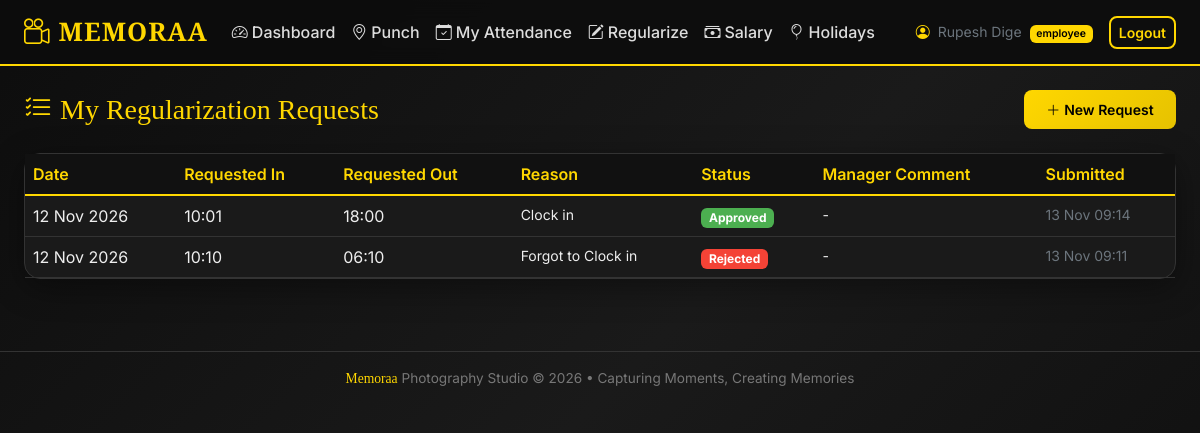
Page /my_requests (signed in) on the committed database.
### models.py (models this page shows, shortened)
class User(UserMixin, db.Model):
    __tablename__ = 'users'
    id = db.Column(db.Integer, primary_key=True)
    emp_id = db.Column(db.String(20), unique=True, nullable=False)  # e.g. EMP001 or mobile for admin
    name = db.Column(db.String(100), nullable=False)
    mobile = db.Column(db.String(15), unique=True, nullable=False)
    password_hash = db.Column(db.String(256), nullable=False)
    role = db.Column(db.String(20), nullable=False, default='employee')  # admin, manager, employee
    manager_id = db.Column(db.Integer, db.ForeignKey('users.id'), nullable=True)
    monthly_salary = db.Column(db.Float, default=0.0)  # Base monthly salary
    is_active = db.Column(db.Boolean, default=True)
    created_at = db.Column(db.DateTime, default=datetime.utcnow)
    manager = db.relationship('User', remote_side=[id], backref='team_members')
    attendances = db.relationship('Attendance', backref='employee', lazy='dynamic')
    regularization_requests = db.relationship('RegularizationRequest',
                                               foreign_keys='RegularizationRequest.user_id',
                                               backref='employee', lazy='dynamic')
    def is_admin(self):
        return self.role == 'admin'
    def is_manager(self):
        return self.role in ('admin', 'manager')

class RegularizationRequest(db.Model):
    __tablename__ = 'regularization_requests'
    id = db.Column(db.Integer, primary_key=True)
    user_id = db.Column(db.Integer, db.ForeignKey('users.id'), nullable=False)
    date = db.Column(db.Date, nullable=False)
    requested_punch_in = db.Column(db.DateTime, nullable=True)
    requested_punch_out = db.Column(db.DateTime, nullable=True)
    reason = db.Column(db.Text, nullable=False)
    status = db.Column(db.String(20), default='pending')  # pending, approved, rejected
    reviewed_by = db.Column(db.Integer, db.ForeignKey('users.id'), nullable=True)
    reviewed_at = db.Column(db.DateTime, nullable=True)
    manager_comment = db.Column(db.String(255), nullable=True)
    created_at = db.Column(db.DateTime, default=datetime.utcnow)
    reviewer = db.relationship('User', foreign_keys=[reviewed_by], backref='reviewed_requests')

### app.py (the view)
@app.route('/my_requests')
@login_required
def my_requests():
    requests = RegularizationRequest.query.filter_by(user_id=current_user.id).order_by(RegularizationRequest.created_at.desc()).all()
    return render_template('my_requests.html', requests=requests)

### app.py (called while the page is built)
@login_manager.user_loader
def load_user(user_id):
    return User.query.get(int(user_id))

### templates/my_requests.html (shortened to what this page needs)
{% extends "base.html" %}
{% block content %}
<div class="d-flex justify-content-between align-items-center mb-4">
    <h3 class="brand-font gold-text mb-0"><i class="bi bi-list-check me-2"></i>My Regularization Requests</h3>
    <a href="{{ url_for('regularize') }}" class="btn btn-gold btn-sm"><i class="bi bi-plus-lg me-1"></i>New Request</a>
</div>
<div class="card">
    <div class="card-body p-0">
        <div class="table-responsive">
            <table class="table table-hover mb-0">
                <thead>
                    <tr>
                        <th>Date</th>
                        <th>Requested In</th>
                        <th>Requested Out</th>
                        <th>Reason</th>
                        <th>Status</th>
                        <th>Manager Comment</th>
                        <th>Submitted</th>
                    </tr>
                </thead>
                <tbody>
                    {% for r in requests %}
                    <tr>
                        <td>{{ r.date.strftime('%d %b %Y') }}</td>
                        <td>{{ r.requested_punch_in.strftime('%H:%M') if r.requested_punch_in else '-' }}</td>
                        <td>{{ r.requested_punch_out.strftime('%H:%M') if r.requested_punch_out else '-' }}</td>
                        <td class="small">{{ r.reason[:50] }}{% if r.reason|length > 50 %}...{% endif %}</td>
                        <td>
                            {% if r.status == 'pending' %}
                                <span class="badge badge-pending">Pending</span>
                            {% elif r.status == 'approved' %}
                                <span class="badge badge-approved">Approved</span>
                            {% else %}
                                <span class="badge badge-rejected">Rejected</span>
                            {% endif %}
                        </td>
                        <td class="small">{{ r.manager_comment or '-' }}</td>
                        <td class="small text-secondary">{{ r.created_at.strftime('%d %b %H:%M') }}</td>
                    </tr>
                    {% else %}
                    <tr><td colspan="7" class="text-center text-secondary py-4">No requests yet.</td></tr>
                    {% endfor %}
                </tbody>
            </table>
        </div>
    </div>
</div>
{% endblock %}

### templates/base.html (shortened to what this page needs)
<!DOCTYPE html>
<html lang="en">
<head>
    <link href="https://cdn.jsdelivr.net/npm/bootstrap@5.3.3/dist/css/bootstrap.min.css" rel="stylesheet">
    <link href="https://cdn.jsdelivr.net/npm/bootstrap-icons@1.11.3/font/bootstrap-icons.min.css" rel="stylesheet">
</head>
<body>
    {% if current_user.is_authenticated %}
    <nav class="navbar navbar-expand-lg sticky-top">
        <div class="container-fluid px-4">
            <a class="navbar-brand" href="{{ url_for('dashboard') }}">
                <i class="bi bi-camera-reels me-2"></i>MEMORAA
            </a>
            <div class="collapse navbar-collapse" id="navMenu">
                <ul class="navbar-nav me-auto mb-2 mb-lg-0">
                    <li class="nav-item"><a class="nav-link" href="{{ url_for('dashboard') }}"><i class="bi bi-speedometer2 me-1"></i>Dashboard</a></li>
                    <li class="nav-item"><a class="nav-link" href="{{ url_for('punch') }}"><i class="bi bi-geo-alt me-1"></i>Punch</a></li>
                    <li class="nav-item"><a class="nav-link" href="{{ url_for('attendance_history') }}"><i class="bi bi-calendar-check me-1"></i>My Attendance</a></li>
                    <li class="nav-item"><a class="nav-link" href="{{ url_for('regularize') }}"><i class="bi bi-pencil-square me-1"></i>Regularize</a></li>
                    <li class="nav-item"><a class="nav-link" href="{{ url_for('salary') }}"><i class="bi bi-cash-stack me-1"></i>Salary</a></li>
                    <li class="nav-item"><a class="nav-link" href="{{ url_for('holidays') }}"><i class="bi bi-balloon me-1"></i>Holidays</a></li>
                </ul>
                <div class="d-flex align-items-center gap-3">
                    <span class="text-secondary small">
                        <i class="bi bi-person-circle me-1 gold-text"></i>
                        {{ current_user.name }}
                        <span class="badge badge-gold ms-1">{{ current_user.role }}</span>
                    </span>
                    <a href="{{ url_for('logout') }}" class="btn btn-outline-gold btn-sm">Logout</a>
                </div>
            </div>
        </div>
    </nav>
    {% endif %}
    <main class="container-fluid px-4 py-4">
        {% block content %}{% endblock %}
    </main>
    <footer class="footer text-center py-3 mt-5">
        <div class="container">
            <span class="brand-font gold-text">Memoraa</span> Photography Studio &copy; 2026 • Capturing Moments, Creating Memories
        </div>
    </footer>
</body>
</html>

### templates/base.html (style rules this page uses)
:root { --gold: #FFD700; --gold-dark: #E6C200; --black: #0d0d0d; --dark: #1a1a1a; --gray: #2a2a2a; --light-gold: #FFF8DC; }
body { font-family: 'Inter', sans-serif; background: linear-gradient(135deg, #0d0d0d 0%, #1a1a1a 50%, #0d0d0d 100%); min-height: 100vh; color: #f0f0f0; }
.brand-font { font-family: 'Playfair Display', serif; }
.navbar { background: rgba(13,13,13,0.95) !important; border-bottom: 2px solid var(--gold); backdrop-filter: blur(10px); }
.navbar-brand { font-family: 'Playfair Display', serif; font-weight: 700; color: var(--gold) !important; font-size: 1.6rem; letter-spacing: 1px; }
.nav-link { color: #ddd !important; font-weight: 500; transition: all 0.2s; }
.btn-gold { background: linear-gradient(135deg, var(--gold), var(--gold-dark)); color: #000; font-weight: 600; border: none; border-radius: 8px; padding: 0.55rem 1.4rem; transition: all 0.25s; }
.btn-outline-gold { border: 2px solid var(--gold); color: var(--gold); font-weight: 600; border-radius: 8px; background: transparent; }
.card { background: var(--dark); border: 1px solid #333; border-radius: 16px; box-shadow: 0 8px 32px rgba(0,0,0,0.4); }
.table { --bs-table-bg: transparent; --bs-table-color: #eee; --bs-table-border-color: #333; --bs-table-striped-bg: rgba(255,215,0,0.05); }
.table thead th { background: #111; color: var(--gold); border-bottom: 2px solid var(--gold); font-weight: 600; }
.badge-gold { background: var(--gold); color: #000; font-weight: 600; }
.badge-approved { background: #4caf50; }
.badge-rejected { background: #f44336; }
.footer { border-top: 1px solid #333; color: #777; font-size: 0.85rem; }
.gold-text { color: var(--gold) !important; }

### rows in the picture
User: name "Rupesh Dige", role "employee"
RegularizationRequest: date "12 Nov 2026", requested_punch_in "10:01", requested_punch_out "18:00", reason "Clock in", status "Approved", manager_comment "-", created_at "13 Nov 09:14"
RegularizationRequest: date "12 Nov 2026", requested_punch_in "10:10", requested_punch_out "06:10", reason "Forgot to Clock in", status "Rejected", manager_comment "-", created_at "13 Nov 09:11"
